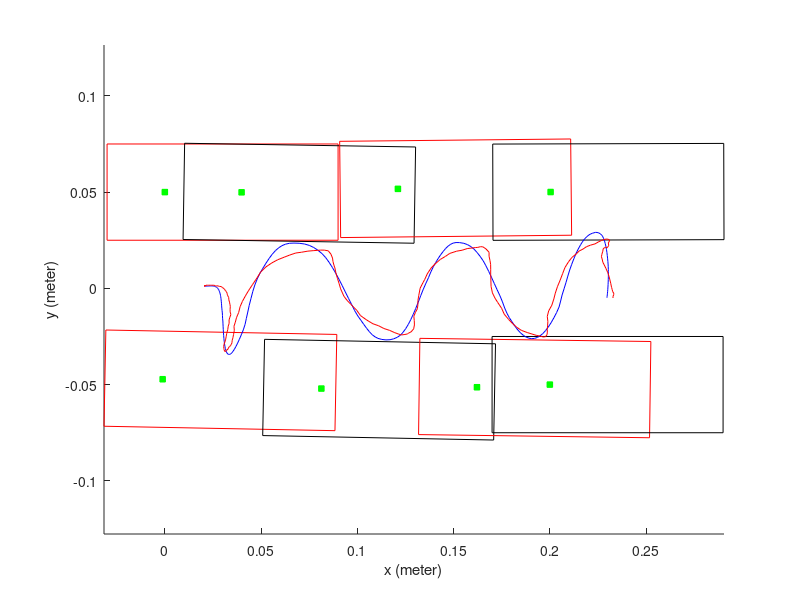
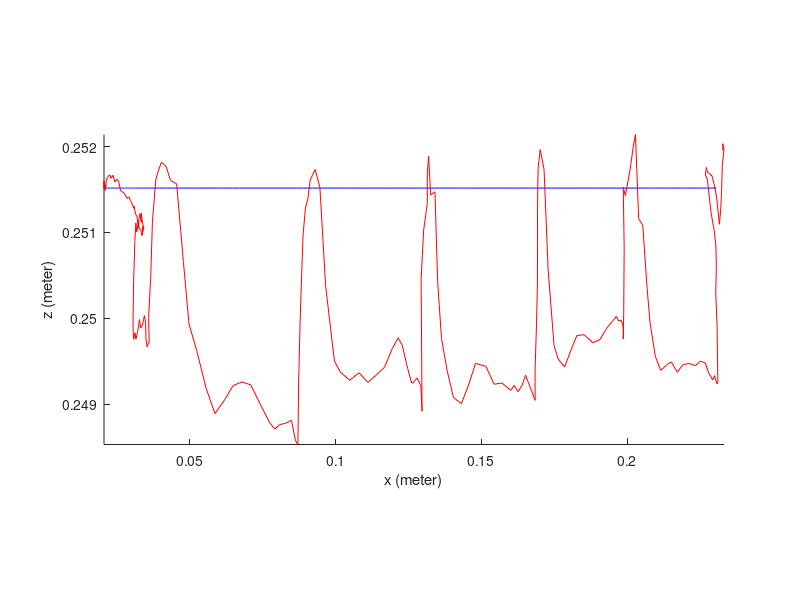
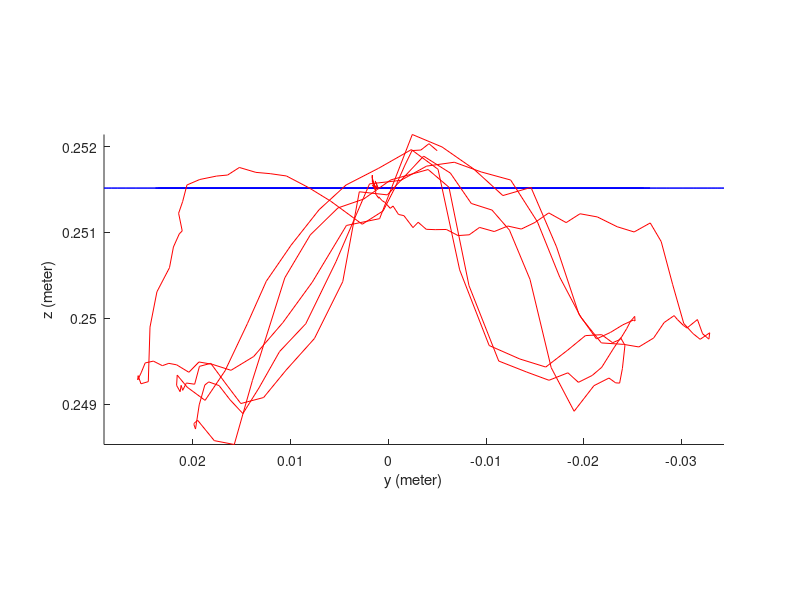
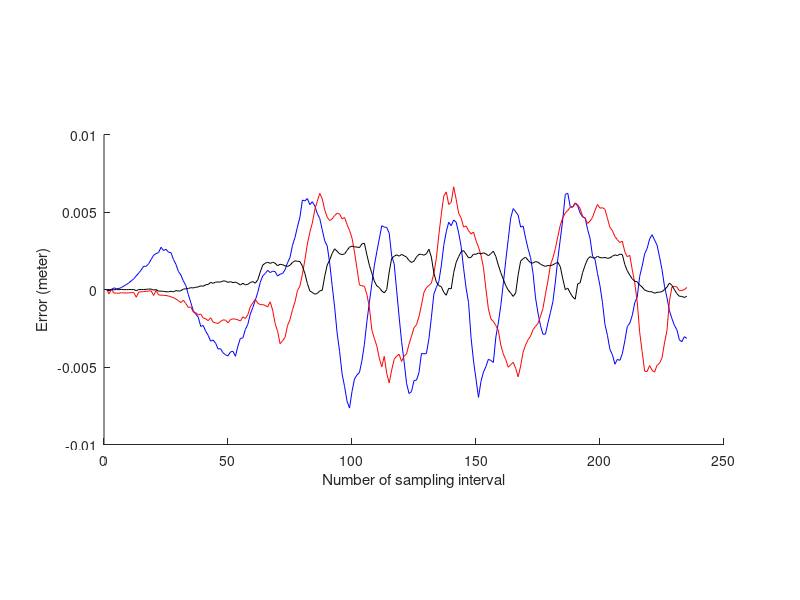

These charts were generated, in order, by the following MATLAB code:
cla;
clear FS;

hold on
FS(1).a = 0.000000;
FS(1).p = [0.000000;0.050000];
FS(1).d = [0.090000;0.075000;0.030000;-0.025000];
FS(1).D = [1.000000 0.000000;-0.000000 1.000000;-1.000000 -0.000000;0.000000 -1.000000];
FS(1).v = [0.090000 0.025000; 0.090000 0.075000; -0.030000 0.075000; -0.030000 0.025000; 0.090000 0.025000];
FS(1).type = 2;
plot (FS(1).v(:,1), FS(1).v(:,2), 'r');

FS(3).a = -0.019169;
FS(3).p = [-0.001123;-0.047206];
FS(3).d = [0.089782;-0.022219;0.030218;0.072219];
FS(3).D = [0.999816 -0.019167;0.019167 0.999816;-0.999816 0.019167;-0.019167 -0.999816];
FS(3).v = [0.088381 -0.073926; 0.089340 -0.023935; -0.030638 -0.021635; -0.031597 -0.071626; 0.088381 -0.073926];
FS(3).type = 2;
plot (FS(3).v(:,1), FS(3).v(:,2), 'r');

FS(7).a = -0.016127;
FS(7).p = [0.039879;0.049898];
FS(7).d = [0.129070;0.075534;-0.009070;-0.025534];
FS(7).D = [0.999870 -0.016126;0.016126 0.999870;-0.999870 0.016126;-0.016126 -0.999870];
FS(7).v = [0.129465 0.023449; 0.130271 0.073443; 0.010286 0.075378; 0.009480 0.025385; 0.129465 0.023449];
FS(7).type = 2;
plot (FS(7).v(:,1), FS(7).v(:,2), 'k');

FS(11).a = -0.019321;
FS(11).p = [0.081320;-0.052056];
FS(11).d = [0.172311;-0.025475;-0.052311;0.075475];
FS(11).D = [0.999813 -0.019319;0.019319 0.999813;-0.999813 0.019319;-0.019319 -0.999813];
FS(11).v = [0.170821 -0.078790; 0.171787 -0.028800; 0.051809 -0.026481; 0.050843 -0.076472; 0.170821 -0.078790];
FS(11).type = 2;
plot (FS(11).v(:,1), FS(11).v(:,2), 'k');

FS(15).a = 0.010159;
FS(15).p = [0.121080;0.051691];
FS(15).d = [0.211599;0.075458;-0.091599;-0.025458];
FS(15).D = [0.999948 0.010159;-0.010159 0.999948;-0.999948 -0.010159;0.010159 -0.999948];
FS(15).v = [0.211329 0.027606; 0.210821 0.077604; 0.090827 0.076385; 0.091335 0.026387; 0.211329 0.027606];
FS(15).type = 2;
plot (FS(15).v(:,1), FS(15).v(:,2), 'r');

FS(19).a = -0.013676;
FS(19).p = [0.162149;-0.051373];
FS(19).d = [0.252837;-0.024151;-0.132837;0.074151];
FS(19).D = [0.999906 -0.013676;0.013676 0.999906;-0.999906 0.013676;-0.013676 -0.999906];
FS(19).v = [0.251799 -0.077602; 0.252483 -0.027607; 0.132494 -0.025966; 0.131810 -0.075961; 0.251799 -0.077602];
FS(19).type = 2;
plot (FS(19).v(:,1), FS(19).v(:,2), 'r');

FS(23).a = 0.002873;
FS(23).p = [0.200407;0.050044];
FS(23).d = [0.290550;0.074468;-0.170550;-0.024468];
FS(23).D = [0.999996 0.002873;-0.002873 0.999996;-0.999996 -0.002873;0.002873 -0.999996];
FS(23).v = [0.290479 0.025303; 0.290335 0.075302; 0.170336 0.074958; 0.170479 0.024958; 0.290479 0.025303];
FS(23).type = 2;
plot (FS(23).v(:,1), FS(23).v(:,2), 'k');

FS(25).a = 0.000000;
FS(25).p = [0.200000;-0.050000];
FS(25).d = [0.290000;-0.025000;-0.170000;0.075000];
FS(25).D = [1.000000 0.000000;-0.000000 1.000000;-1.000000 -0.000000;0.000000 -1.000000];
FS(25).v = [0.290000 -0.075000; 0.290000 -0.025000; 0.170000 -0.025000; 0.170000 -0.075000; 0.290000 -0.075000];
FS(25).type = 2;
plot (FS(25).v(:,1), FS(25).v(:,2), 'k');

for i=1:length(FS)
    if FS(i).type == 2;
        plot (FS(i).p(1),FS(i).p(2),'gs','MarkerFaceColor','g','MarkerSize',4)
    end
end

CoM = [
0.020701 0.001055 0.251516    0.020701 0.001027 0.251513
0.020701 0.001055 0.251516    0.020712 0.001334 0.251598
0.020706 0.001055 0.251516    0.020699 0.001054 0.251514
0.020719 0.001055 0.251516    0.020613 0.001288 0.251539
0.020743 0.001056 0.251516    0.020694 0.001287 0.251513
0.020781 0.001058 0.251516    0.020716 0.001295 0.251529
0.020835 0.001060 0.251516    0.020708 0.001267 0.251510
0.020907 0.001063 0.251516    0.020682 0.001285 0.251522
0.020997 0.001068 0.251516    0.020680 0.001294 0.251523
0.021107 0.001074 0.251516    0.020679 0.001289 0.251518
0.021237 0.001082 0.251516    0.020680 0.001287 0.251519
0.021387 0.001092 0.251516    0.020696 0.001285 0.251517
0.021557 0.001104 0.251516    0.020680 0.001605 0.251593
0.021747 0.001119 0.251516    0.020681 0.001288 0.251521
0.021954 0.001135 0.251516    0.020696 0.001285 0.251517
0.022180 0.001154 0.251516    0.020679 0.001289 0.251518
0.022422 0.001173 0.251516    0.020929 0.001290 0.251505
0.022678 0.001193 0.251516    0.021013 0.001294 0.251488
0.022948 0.001213 0.251516    0.021012 0.001294 0.251487
0.023230 0.001231 0.251516    0.021025 0.001617 0.251554
0.023521 0.001246 0.251516    0.021202 0.001306 0.251518
0.023821 0.001256 0.251516    0.021440 0.001607 0.251620
0.024126 0.001260 0.251516    0.021401 0.001625 0.251622
0.024436 0.001255 0.251516    0.021922 0.001627 0.251635
0.024747 0.001238 0.251516    0.022151 0.001629 0.251663
0.025059 0.001209 0.251516    0.022654 0.001627 0.251666
0.025370 0.001163 0.251516    0.022987 0.001635 0.251631
0.025677 0.001098 0.251516    0.023740 0.001628 0.251665
0.025979 0.001012 0.251516    0.024356 0.001623 0.251586
0.026274 0.000900 0.251516    0.025112 0.001623 0.251620
0.026562 0.000760 0.251516    0.025629 0.001602 0.251596
0.026839 0.000589 0.251516    0.026286 0.001283 0.251485
0.027106 0.000384 0.251516    0.026846 0.001287 0.251476
0.027361 0.000140 0.251516    0.027687 0.001301 0.251449
0.027604 -0.000146 0.251516    0.028446 0.000977 0.251398
0.027832 -0.000477 0.251516    0.029202 0.000980 0.251414
0.028047 -0.000857 0.251516    0.029644 0.000640 0.251371
0.028248 -0.001290 0.251516    0.030032 0.000354 0.251350
0.028434 -0.001778 0.251516    0.030817 -0.000202 0.251280
0.028606 -0.002325 0.251516    0.030926 -0.000485 0.251307
0.028763 -0.002935 0.251516    0.031451 -0.001045 0.251209
0.028906 -0.003608 0.251516    0.031865 -0.001599 0.251195
0.029036 -0.004349 0.251516    0.032369 -0.002527 0.251056
0.029153 -0.005158 0.251516    0.032410 -0.003055 0.251118
0.029258 -0.006037 0.251516    0.032719 -0.003883 0.251036
0.029352 -0.006986 0.251516    0.033191 -0.004795 0.251032
0.029436 -0.008006 0.251516    0.033254 -0.005942 0.251034
0.029512 -0.009097 0.251516    0.033597 -0.007140 0.250963
0.029606 -0.010256 0.251516    0.033817 -0.008278 0.250972
0.029732 -0.011482 0.251516    0.034019 -0.009335 0.251058
0.029877 -0.012771 0.251516    0.033902 -0.010835 0.251010
0.029941 -0.014118 0.251516    0.033928 -0.012223 0.251074
0.029998 -0.015518 0.251516    0.034304 -0.013606 0.251039
0.030149 -0.016964 0.251516    0.033793 -0.015006 0.251116
0.030212 -0.018447 0.251516    0.033362 -0.016412 0.251227
0.030282 -0.019957 0.251516    0.033410 -0.018195 0.251114
0.030362 -0.021483 0.251516    0.032940 -0.019612 0.251217
0.030454 -0.023009 0.251516    0.032698 -0.021385 0.251180
0.030561 -0.024522 0.251516    0.032144 -0.023408 0.251066
0.030686 -0.026004 0.251516    0.031854 -0.025144 0.251005
0.030833 -0.027435 0.251516    0.031527 -0.026795 0.251110
0.031005 -0.028794 0.251516    0.031191 -0.027915 0.250893
0.031205 -0.030056 0.251516    0.030742 -0.029079 0.250396
0.031435 -0.031197 0.251516    0.030559 -0.030223 0.249939
0.031700 -0.032194 0.251516    0.030669 -0.031167 0.249822
0.032002 -0.033027 0.251516    0.030764 -0.031899 0.249755
0.032346 -0.033674 0.251516    0.031254 -0.032880 0.249831
0.032734 -0.034118 0.251516    0.031551 -0.032791 0.249757
0.033171 -0.034338 0.251516    0.032018 -0.032148 0.249820
0.033658 -0.034318 0.251516    0.032790 -0.031621 0.249985
0.034199 -0.034043 0.251516    0.033211 -0.030546 0.249886
0.034798 -0.033498 0.251516    0.033767 -0.030187 0.249917
0.035456 -0.032674 0.251516    0.034181 -0.029582 0.249984
0.036177 -0.031561 0.251516    0.034453 -0.029236 0.250031
0.036962 -0.030152 0.251516    0.034895 -0.028213 0.249950
0.037813 -0.028445 0.251516    0.034970 -0.027140 0.249770
0.038731 -0.026441 0.251516    0.035377 -0.025632 0.249666
0.039718 -0.024146 0.251516    0.035688 -0.024071 0.249696
0.040764 -0.021567 0.251516    0.036098 -0.021796 0.249713
0.041687 -0.018720 0.251516    0.035915 -0.019711 0.250009
0.042345 -0.015627 0.251516    0.036633 -0.017535 0.250479
0.043086 -0.012316 0.251516    0.037216 -0.015254 0.251123
0.043841 -0.008827 0.251516    0.038363 -0.012516 0.251610
0.044772 -0.005208 0.251516    0.039107 -0.009503 0.251704
0.045700 -0.001600 0.251516    0.040313 -0.006747 0.251817
0.046758 0.001769 0.251516    0.041853 -0.003921 0.251772
0.048002 0.004923 0.251516    0.043421 -0.001279 0.251606
0.049379 0.007771 0.251516    0.045528 0.001920 0.251565
0.050961 0.010473 0.251516    0.047824 0.005340 0.250661
0.052569 0.013104 0.251516    0.049754 0.008441 0.249936
0.054199 0.015572 0.251516    0.052492 0.011124 0.249612
0.055847 0.017788 0.251516    0.055598 0.013231 0.249188
0.057510 0.019646 0.251516    0.058652 0.014872 0.248890
0.059187 0.021105 0.251516    0.061997 0.016187 0.249051
0.060874 0.022180 0.251516    0.064871 0.017308 0.249216
0.062571 0.022925 0.251516    0.068013 0.018364 0.249259
0.064709 0.023415 0.251516    0.070967 0.018764 0.249223
0.067099 0.023530 0.251516    0.074303 0.019339 0.248992
0.069779 0.023432 0.251516    0.077429 0.019620 0.248783
0.072597 0.023042 0.251516    0.079182 0.019720 0.248710
0.075099 0.022303 0.251516    0.080872 0.019880 0.248762
0.077359 0.021220 0.251516    0.082874 0.019856 0.248777
0.079542 0.019795 0.251516    0.084895 0.019500 0.248812
0.081675 0.018039 0.251516    0.086266 0.017799 0.248575
0.083576 0.015960 0.251516    0.087105 0.015754 0.248530
0.085296 0.013574 0.251516    0.087363 0.013896 0.249276
0.087011 0.010900 0.251516    0.087849 0.012040 0.249945
0.088719 0.007968 0.251516    0.088349 0.010585 0.250471
0.090419 0.004821 0.251516    0.088879 0.007976 0.250971
0.092108 0.001510 0.251516    0.089679 0.005148 0.251285
0.093783 -0.001909 0.251516    0.090518 0.002522 0.251388
0.095439 -0.005243 0.251516    0.091323 -0.000250 0.251611
0.097040 -0.008388 0.251516    0.093014 -0.004075 0.251732
0.098643 -0.011616 0.251516    0.094640 -0.006205 0.251526
0.100228 -0.014282 0.251516    0.096597 -0.008253 0.250381
0.101787 -0.016491 0.251516    0.099622 -0.011297 0.249502
0.103317 -0.018659 0.251516    0.101657 -0.014150 0.249374
0.104818 -0.020731 0.251516    0.104863 -0.016437 0.249278
0.106291 -0.022553 0.251516    0.108061 -0.018374 0.249365
0.107736 -0.024088 0.251516    0.111092 -0.019446 0.249254
0.109154 -0.025155 0.251516    0.113795 -0.020855 0.249334
0.110740 -0.025991 0.251516    0.116795 -0.021831 0.249429
0.112728 -0.026530 0.251516    0.119441 -0.023017 0.249645
0.114894 -0.026774 0.251516    0.121475 -0.023764 0.249773
0.117004 -0.026671 0.251516    0.122878 -0.024206 0.249685
0.118887 -0.026219 0.251516    0.124737 -0.023947 0.249416
0.120752 -0.025416 0.251516    0.126121 -0.023662 0.249245
0.122463 -0.024262 0.251516    0.126592 -0.023253 0.249248
0.123796 -0.022761 0.251516    0.127950 -0.022573 0.249304
0.125134 -0.020919 0.251516    0.129264 -0.021035 0.249215
0.126464 -0.018745 0.251516    0.129657 -0.019007 0.248917
0.127757 -0.016251 0.251516    0.129575 -0.016662 0.249425
0.129055 -0.013457 0.251516    0.129354 -0.014494 0.250453
0.130360 -0.010394 0.251516    0.130222 -0.012396 0.251026
0.131673 -0.007105 0.251516    0.131170 -0.010608 0.251260
0.132994 -0.003645 0.251516    0.131474 -0.008489 0.251337
0.134320 -0.000326 0.251516    0.131473 -0.006348 0.251691
0.135651 0.002685 0.251516    0.131927 -0.003613 0.251888
0.136982 0.005586 0.251516    0.132638 0.000094 0.251437
0.138211 0.008585 0.251516    0.134098 0.002965 0.251473
0.139507 0.011281 0.251516    0.135020 0.004656 0.250427
0.140688 0.013373 0.251516    0.136343 0.007550 0.249765
0.141909 0.015392 0.251516    0.138254 0.010471 0.249394
0.143229 0.017365 0.251516    0.140447 0.012754 0.249077
0.144544 0.019110 0.251516    0.143185 0.015083 0.249007
0.145857 0.020706 0.251516    0.145758 0.016602 0.249235
0.147167 0.021951 0.251516    0.148015 0.018156 0.249475
0.148477 0.022899 0.251516    0.151579 0.019316 0.249440
0.149787 0.023518 0.251516    0.154404 0.019805 0.249232
0.151285 0.023808 0.251516    0.157063 0.020659 0.249246
0.153137 0.023769 0.251516    0.160095 0.021029 0.249161
0.155350 0.023401 0.251516    0.161285 0.021189 0.249219
0.157265 0.022705 0.251516    0.162594 0.021290 0.249145
0.159009 0.021683 0.251516    0.163977 0.021653 0.249218
0.160658 0.020337 0.251516    0.165160 0.021590 0.249338
0.162180 0.018667 0.251516    0.166757 0.020564 0.249197
0.163740 0.016678 0.251516    0.168442 0.018739 0.249044
0.165354 0.014375 0.251516    0.168425 0.016704 0.249387
0.166774 0.011773 0.251516    0.168929 0.014409 0.249938
0.168211 0.008898 0.251516    0.169243 0.012480 0.250431
0.169665 0.005790 0.251516    0.169285 0.009943 0.250851
0.171133 0.002550 0.251516    0.169271 0.007079 0.251264
0.172612 -0.000699 0.251516    0.169373 0.004318 0.251552
0.174098 -0.003858 0.251516    0.169478 0.000986 0.251747
0.175403 -0.007054 0.251516    0.170182 -0.002359 0.251964
0.176528 -0.010170 0.251516    0.171508 -0.005088 0.251735
0.177713 -0.012932 0.251516    0.172913 -0.007299 0.250564
0.178961 -0.015251 0.251516    0.174935 -0.010315 0.249683
0.180436 -0.017487 0.251516    0.176338 -0.013450 0.249526
0.181884 -0.019688 0.251516    0.178568 -0.016108 0.249432
0.183354 -0.021587 0.251516    0.180727 -0.018349 0.249629
0.184818 -0.023164 0.251516    0.182755 -0.020161 0.249798
0.186274 -0.024412 0.251516    0.185229 -0.021823 0.249809
0.187723 -0.025324 0.251516    0.188259 -0.022946 0.249715
0.189167 -0.025894 0.251516    0.190689 -0.023710 0.249753
0.190605 -0.026119 0.251516    0.192936 -0.024394 0.249881
0.192040 -0.025993 0.251516    0.194929 -0.024778 0.249965
0.193472 -0.025514 0.251516    0.196351 -0.025207 0.250022
0.194903 -0.024682 0.251516    0.197060 -0.025234 0.249968
0.196334 -0.023497 0.251516    0.197831 -0.025066 0.249979
0.197766 -0.021961 0.251516    0.198556 -0.023998 0.249924
0.199200 -0.020083 0.251516    0.198717 -0.022720 0.249835
0.200637 -0.017871 0.251516    0.198653 -0.021292 0.249759
0.202077 -0.015343 0.251516    0.198826 -0.019497 0.250048
0.203519 -0.012564 0.251516    0.198985 -0.017210 0.250831
0.204802 -0.009662 0.251516    0.198666 -0.014596 0.251524
0.205604 -0.006615 0.251516    0.199392 -0.011720 0.251429
0.206378 -0.003436 0.251516    0.201041 -0.008741 0.251738
0.207406 -0.000188 0.251516    0.202082 -0.005497 0.251995
0.208424 0.003127 0.251516    0.202856 -0.002457 0.252140
0.209349 0.006353 0.251516    0.203954 0.000888 0.251160
0.210302 0.009497 0.251516    0.205371 0.004280 0.251081
0.211365 0.012489 0.251516    0.206687 0.007771 0.250421
0.212472 0.015371 0.251516    0.207842 0.010787 0.249949
0.213557 0.018026 0.251516    0.209684 0.013764 0.249555
0.214792 0.020505 0.251516    0.211497 0.016088 0.249394
0.215984 0.022663 0.251516    0.213836 0.018005 0.249464
0.217131 0.024474 0.251516    0.215197 0.019367 0.249491
0.218229 0.025878 0.251516    0.217198 0.020394 0.249371
0.219279 0.026899 0.251516    0.219048 0.021651 0.249458
0.220277 0.027726 0.251516    0.221128 0.022448 0.249475
0.221222 0.028284 0.251516    0.223479 0.023108 0.249448
0.222114 0.028618 0.251516    0.225075 0.024029 0.249501
0.222951 0.028882 0.251516    0.226818 0.024866 0.249480
0.223735 0.029078 0.251516    0.227939 0.025279 0.249365
0.224526 0.029048 0.251516    0.229346 0.025627 0.249282
0.225448 0.028796 0.251516    0.229957 0.025589 0.249332
0.226223 0.028331 0.251516    0.230793 0.025297 0.249237
0.226964 0.027664 0.251516    0.231108 0.024547 0.249262
0.227526 0.026808 0.251516    0.230847 0.024373 0.249897
0.227995 0.025777 0.251516    0.230381 0.023666 0.250308
0.228416 0.024588 0.251516    0.230589 0.022380 0.250589
0.228789 0.023263 0.251516    0.230463 0.021977 0.250830
0.229118 0.021823 0.251516    0.229985 0.021377 0.250983
0.229403 0.020290 0.251516    0.229891 0.021077 0.251017
0.229647 0.018682 0.251516    0.228805 0.021446 0.251223
0.229853 0.017021 0.251516    0.228342 0.021032 0.251360
0.230022 0.015326 0.251516    0.227726 0.020595 0.251552
0.230157 0.013989 0.251516    0.227511 0.019285 0.251616
0.230261 0.012658 0.251516    0.227006 0.017565 0.251656
0.230336 0.011221 0.251516    0.226802 0.016435 0.251668
0.230385 0.009901 0.251516    0.227188 0.015232 0.251756
0.230410 0.008653 0.251516    0.227544 0.013541 0.251699
0.230413 0.007320 0.251516    0.228307 0.012084 0.251684
0.230397 0.006007 0.251516    0.229111 0.010417 0.251657
0.230365 0.004653 0.251516    0.230152 0.008106 0.251519
0.230318 0.003248 0.251516    0.230841 0.005895 0.251364
0.230259 0.001922 0.251516    0.231627 0.002665 0.251095
0.230190 0.000680 0.251516    0.232064 0.000520 0.251251
0.230113 -0.000475 0.251516    0.232427 -0.000678 0.251519
0.230030 -0.001540 0.251516    0.232626 -0.001701 0.251783
0.229942 -0.002512 0.251516    0.233190 -0.002427 0.251953
0.229852 -0.003391 0.251516    0.233219 -0.003334 0.251959
0.229760 -0.004175 0.251516    0.232806 -0.004160 0.252033
0.229668 -0.004867 0.251516    0.232821 -0.005002 0.251951];

CoM_expected = CoM(:, 1:3);
CoM_sensor = CoM(:, 4:6);

plot(CoM_expected(:,1), CoM_expected(:,2), 'b');
plot(CoM_sensor(:,1), CoM_sensor(:,2), 'r');
xlabel('x (meter)')
ylabel('y (meter)')
hold off
axis equal
print -depsc2 -FTimes:16 -tight ip_com_xy.eps

%%%%

cla; clf;
hold on
plot(CoM_expected(:,1), CoM_expected(:,3), 'b');
plot(CoM_sensor(:,1), CoM_sensor(:,3), 'r');
xlabel('x (meter)')
ylabel('z (meter)')
axis tight
hold off
pbaspect ([2 1 1])
print -depsc2 -FTimes:16 -tight ip_com_xz.eps

%%%%

cla; clf;
hold on
plot(CoM_expected(:,2), CoM_expected(:,3), 'b');
plot(CoM_sensor(:,2), CoM_sensor(:,3), 'r');
xlabel('y (meter)')
ylabel('z (meter)')
set (gca(), 'xdir', 'reverse')
axis tight
hold off
pbaspect ([2 1 1])
print -depsc2 -FTimes:16 -tight ip_com_yz.eps

%%%%

cla; clf;
hold on
plot(CoM (:,1) - CoM(:,4), 'b')
plot(CoM (:,2) - CoM(:,5), 'r')
plot(CoM (:,3) - CoM(:,6), 'k')
xlabel('Number of sampling interval')
ylabel('Error (meter)')
%legend ('along X axis', 'along Y axis', 'along Z axis');
hold off;
pbaspect ([2 1 1])
print -depsc2 -FTimes:16 -tight ip_com_error.eps
